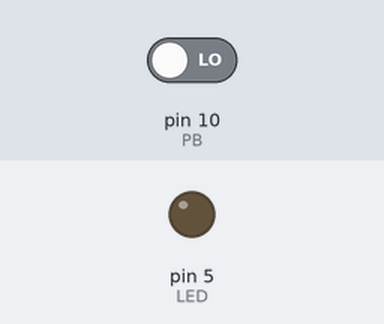
The sketch below on a simulated Arduino Uno, built with avr-gcc and run on an emulated ATmega328P. Shown: output pins drawn as LEDs (lit = HIGH). Inputs (shaded band) come from the test bench; at power-on: pin 10 (PB) LOW. What the sketch prints to the serial monitor is not drawn.

Above: at 2.5 s.
At 7.5 s:
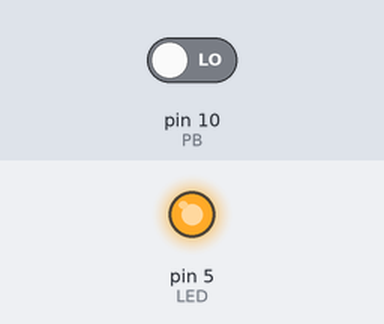
Timing chart, 0 to 13.0 s (numbered marks = the images above):
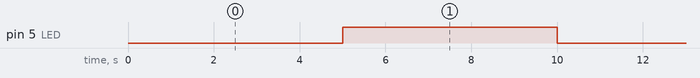

Measured:
- by itself, pin 5 (LED): alternates HIGH for 5.0 s and LOW for 5.0 s

The sketch:

BlinkWithOutDelay.ino
```cpp
/*
This is the LED BlinkWithoutDelay and PushButton program.

Goal: blink an LED (5 seconds on, 5 seconds off in a loop) WITHOUT using the delay function.
At the same time, have a PB connected to a circuit of its own (not interfering with the blinking LED) displaying on the serial monitor the values 0 when idle and 1 when pressed.

Main Theme: using the built-in clock/timer of the Arduino via the 'millis' command to simulate delay without freezing the entire program.
*/

// Here I declared a constant interger variable named "LED" and gave it the value of 5 (pin5).
const int LED = 5;
// Here I declared a integer variable named "LEDstate" and gave it the value of 0 (LOW).
int LEDstate = LOW;
// Here I declared an unsigned long variable named "blink01" and gave it the value of 0.
unsigned long blink01 = 0;
//Here I declared a constant long variable named "deltaTime" and gave it the value of 5000.
const long deltaTime = 5000;
// Here I declared an integer variable named "PB" and gave it the value of 10 (pin10).
int PB = 10;
void setup()
{
// This command is used to enable printing on the serial monitor via the Serial.print function.
Serial.begin(9600);
// This line tells the Arduino that my LED (pin5) is an OUTPUT pin.
pinMode(LED, OUTPUT);
// This line tells the Arduino that my PB (pin10) is an INPUT pin.
pinMode(PB, INPUT);
}

void loop()
{
//Here I declared a unsigned long variable called "blink02" and stored inside of it the values of the builtin clock/timer of the Arduino.
unsigned long blink02 = millis();
// This line tells the Arduino that IF the difference between the time of the second blink (x) and the time of the first blink (0) is equal or greater than 5000 (deltaTime)(5 seconds)...
if (blink02 - blink01 >= deltaTime)
  {
    //Reset the clock by making the value of the second blink equal to the first (0)...
    blink01 = blink02;
    // and if the LED was off (LOW)...
    if (LEDstate == LOW)
    {
    // Turn the LED on (HIGH)...
    LEDstate = HIGH;
    }
    else
    {
    // if not, keep the LED off.
    LEDstate = LOW;
    }
  }
// Depending on the value that LEDstate receives (HIGH or LOW) The Arduino will supply 5V if HIGH and 0V if LOW.
digitalWrite(LED, LEDstate);

// This is the code for the PB
//  Here I declared a variable called "PBvalue" and gave it the value of wathever value my digitalRead of pin10 (PB) picks up.
int PBvalue = digitalRead(PB);
// This line simply prints the values I read from pin10 stored within my "PBvalue" variable onto the serial monitor.
Serial.println(PBvalue);
}
```
